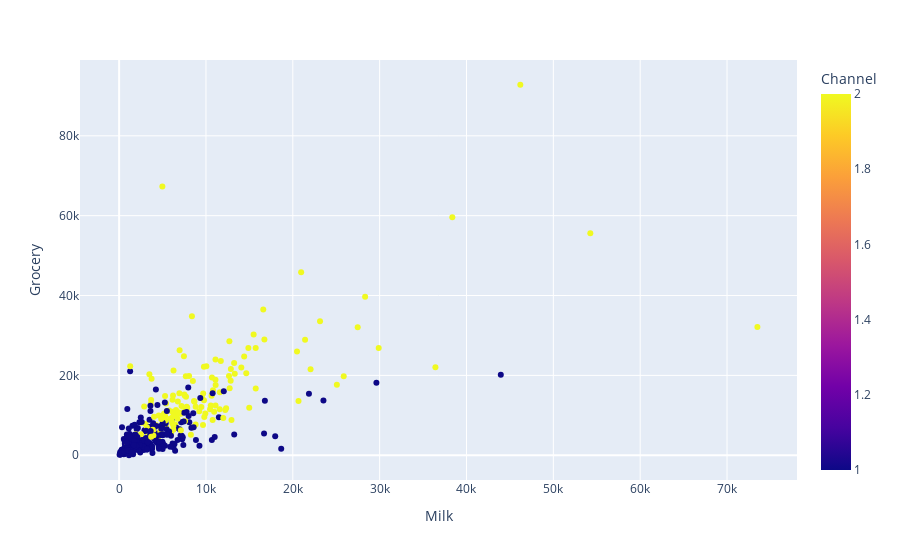

Notebook code cell kept with this figure:
### Code cell
fig = px.scatter(X, x="Milk", y="Grocery", color="Channel")
fig.show()

### Figure 1 — Plotly figure (JSON) as saved in the notebook; plotly's stock layout.template omitted (floating-point values rounded to 4 significant figures; data arrays with more than 128 entries replaced by an {"elided": "..."} marker saying what was removed)
{"data": [{"hovertemplate": "Milk=%{x}<br>Grocery=%{y}<br>Channel=%{marker.color}<extra></extra>", "legendgroup": "", "marker": {"color": {"elided": "440 int values"}, "coloraxis": "coloraxis", "symbol": "circle"}, "mode": "markers", "name": "", "orientation": "v", "showlegend": false, "type": "scatter", "x": {"elided": "440 int values"}, "xaxis": "x", "y": {"elided": "440 int values"}, "yaxis": "y"}], "layout": {"autosize": true, "coloraxis": {"colorbar": {"title": {"text": "Channel"}}, "colorscale": [[0, "#0d0887"], [0.1111, "#46039f"], [0.2222, "#7201a8"], [0.3333, "#9c179e"], [0.4444, "#bd3786"], [0.5556, "#d8576b"], [0.6667, "#ed7953"], [0.7778, "#fb9f3a"], [0.8889, "#fdca26"], [1, "#f0f921"]]}, "legend": {"tracegroupgap": 0}, "margin": {"t": 60}, "xaxis": {"anchor": "y", "autorange": true, "domain": [0, 1], "range": [-4354.0, 77910.0], "title": {"text": "Milk"}, "type": "linear"}, "yaxis": {"anchor": "x", "autorange": true, "domain": [0, 1], "range": [-7181.0, 99960.0], "title": {"text": "Grocery"}, "type": "linear"}}}
